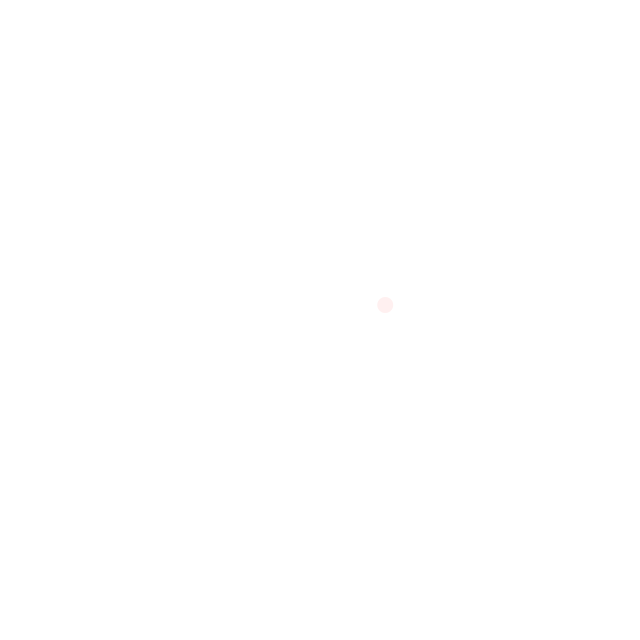
Frame 1 (no input)
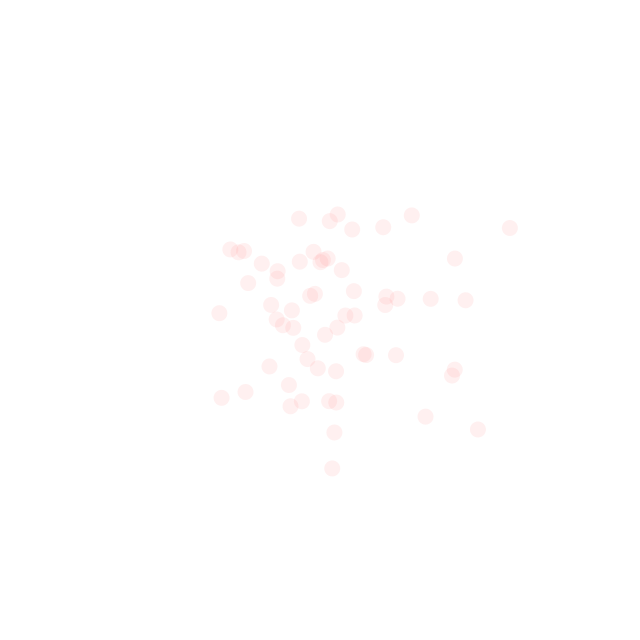
Frame 60 (the mouse pressed at the canvas centre just before this capture)
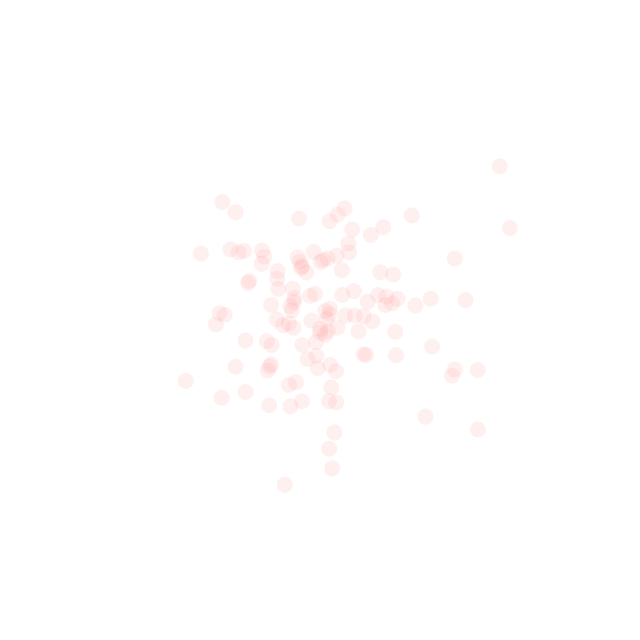
Frame 120 (the mouse held since frame 60 and released just before this capture)

The Processing sketch that drew these frames (run headless with seeded random() and noise(); from frame 60 on, the mouse is pressed at the canvas centre):

// Processing sketch: paintSplatter__ex_1_4
// ── paintSplatter__ex_1_4.pde

import java.util.Random;

Random generator;

void setup(){
 size(640, 640); 
 generator = new Random(); 
 background(255);
}

void draw(){
  
  float num_x = (float) generator.nextGaussian();
  float num_y = (float) generator.nextGaussian();
  
  float sd = 60;
  float mean = 320;
  
  float x = sd * num_x + mean;
  float y = sd * num_y + mean;
  println(x);
  int r = 255 ;
  int g = 128;
  int b = 128;
  
  noStroke();
  fill(r,g,b,30);
  ellipse(x, y, 16, 16);
  
}
